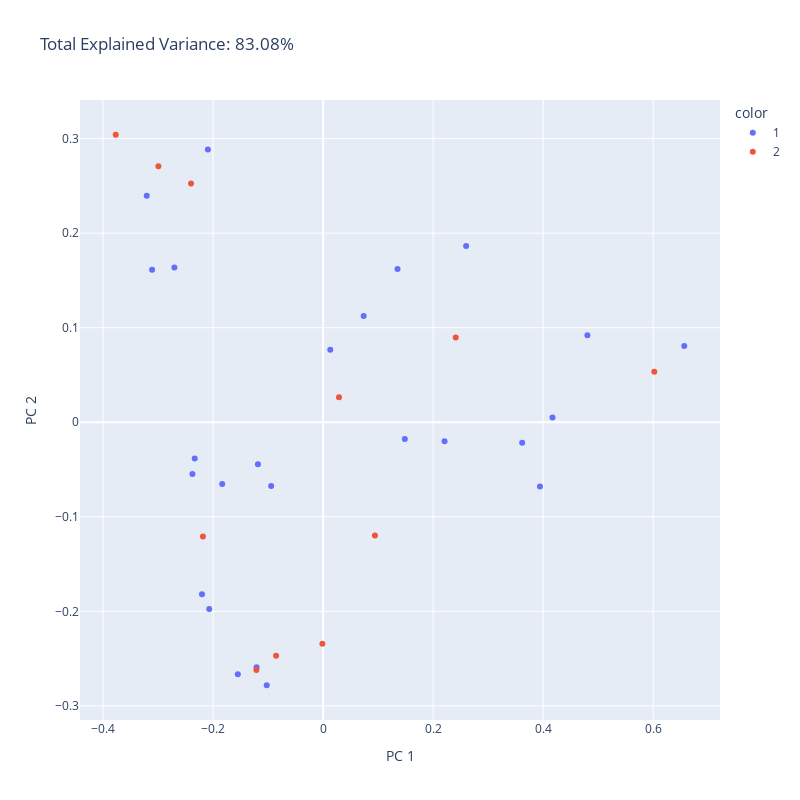

The code cell stored with this chart in its notebook:
### Code cell
df = pd.read_csv('data/mom/genus_relative_abundance_otu_drop_mom.csv')
df.patientID = df.patientID.astype('category').cat.codes
metadata_list = ['sampleID', 'EverCovid', 'CovidStatus', 'CovidLabel', 'Timepoint', 'patientID','Age', 'HIVstatus']
# metadata_list = ['sampleID', 'EverCovid', 'CovidLabel', 'Timepoint', 'patientID']
# metadata_list = ['sampleID', 'EverCovid', 'CovidStatus', 'CovidLabel', 'Timepoint', 'patientID']

# only CN and CP data pre-infection
df0 = df.loc[df['Timepoint'].isin([1, 2, 3])]  # all three time points T1,2,3
df1 = df0.loc[df0['CovidLabel'] == 1]  # case-negatives (CN) only exist in T1&2
df2 = df0.loc[df0['CovidLabel'] == 2]  # case-positives (CP) only exist in T3
df_CN_CP = pd.concat([df1, df2], ignore_index=True)  # reset the index after concat
df_CN_CP_otu = df_CN_CP.drop(columns=metadata_list)
X = df_CN_CP_otu.to_numpy()
y = df_CN_CP['CovidLabel'].astype(str)
# y = df_CN_CP['Age']
# y = df_CN_CP['HIVstatus'].astype(str)

pca = PCA(n_components=2)
components = pca.fit_transform(X)
total_var = pca.explained_variance_ratio_.sum() * 100

fig = px.scatter(
    components, x=0, y=1, color=y,
    title=f'Total Explained Variance: {total_var:.2f}%',
    labels={'0': 'PC 1', '1': 'PC 2', '2': 'PC 3'},
    width=800, height=800)
fig.show()

### Figure 1 — Plotly figure (JSON) as saved in the notebook; plotly's stock layout.template omitted (floating-point values rounded to 4 significant figures)
{"data": [{"hovertemplate": "color=1<br>PC 1=%{x}<br>PC 2=%{y}<extra></extra>", "legendgroup": "1", "marker": {"color": "#636efa", "symbol": "circle"}, "mode": "markers", "name": "1", "orientation": "v", "showlegend": true, "type": "scatter", "x": [-0.2201, -0.2703, -0.121, 0.3941, -0.207, 0.01298, 0.4803, 0.6564, -0.3108, 0.4169, -0.09441, 0.2599, -0.1185, 0.0737, 0.1485, -0.3206, 0.2207, -0.2374, -0.2094, 0.3618, -0.1551, 0.1353, -0.1834, -0.1025, -0.2334], "xaxis": "x", "y": [-0.1819, 0.1637, -0.2591, -0.06795, -0.1976, 0.07673, 0.09205, 0.08073, 0.1613, 0.00501, -0.06737, 0.1864, -0.04449, 0.1124, -0.01786, 0.2394, -0.02013, -0.05479, 0.2885, -0.02171, -0.2665, 0.162, -0.06542, -0.2781, -0.03848], "yaxis": "y"}, {"hovertemplate": "color=2<br>PC 1=%{x}<br>PC 2=%{y}<extra></extra>", "legendgroup": "2", "marker": {"color": "#EF553B", "symbol": "circle"}, "mode": "markers", "name": "2", "orientation": "v", "showlegend": true, "type": "scatter", "x": [-0.0013, -0.1212, 0.241, 0.09417, 0.602, -0.3769, -0.2994, 0.02885, -0.0854, -0.2401, -0.2184], "xaxis": "x", "y": [-0.2342, -0.2619, 0.08963, -0.1198, 0.05352, 0.304, 0.2706, 0.02652, -0.2469, 0.2525, -0.1209], "yaxis": "y"}], "layout": {"height": 800, "legend": {"title": {"text": "color"}, "tracegroupgap": 0}, "title": {"text": "Total Explained Variance: 83.08%"}, "width": 800, "xaxis": {"anchor": "y", "autorange": true, "domain": [0, 1], "range": [-0.4418, 0.7213], "title": {"text": "PC 1"}, "type": "linear"}, "yaxis": {"anchor": "x", "autorange": true, "domain": [0, 1], "range": [-0.3149, 0.3408], "title": {"text": "PC 2"}, "type": "linear"}}}
